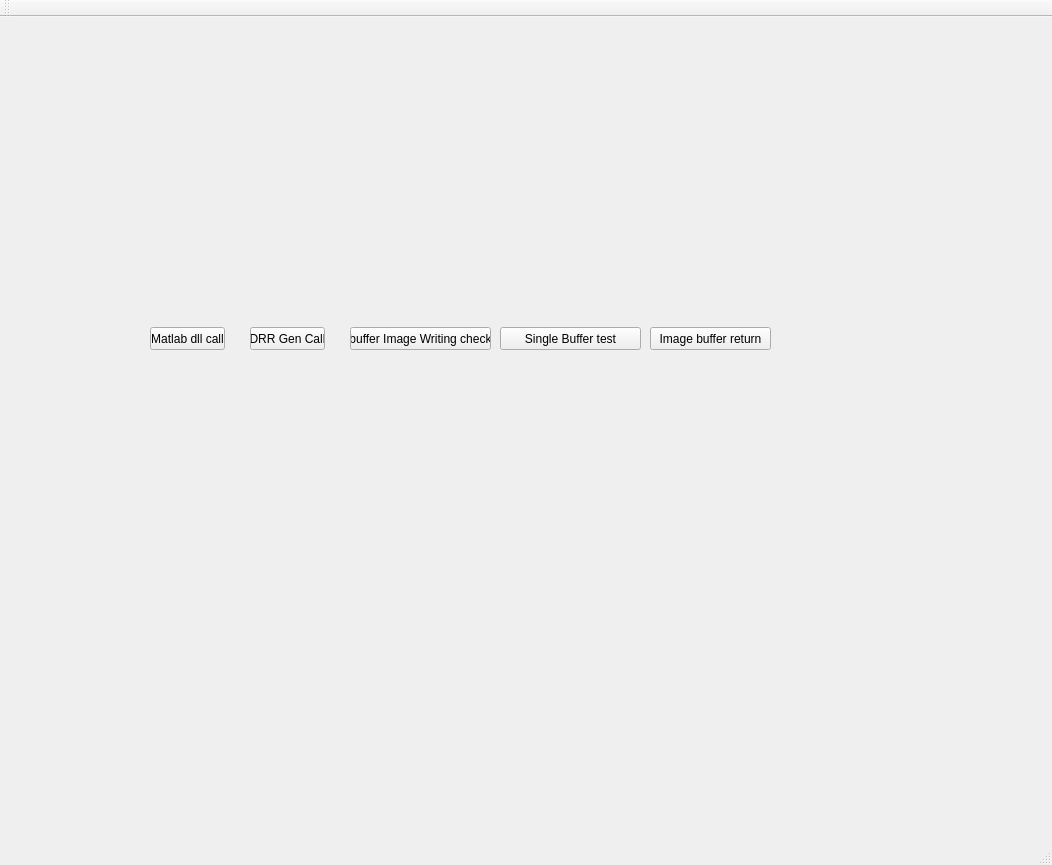
<?xml version="1.0" encoding="UTF-8"?>
<ui version="4.0">
 <class>MainWindow</class>
 <widget class="QMainWindow" name="MainWindow">
  <property name="geometry">
   <rect>
    <x>0</x>
    <y>0</y>
    <width>1052</width>
    <height>865</height>
   </rect>
  </property>
  <property name="windowTitle">
   <string>MainWindow</string>
  </property>
  <widget class="QWidget" name="centralWidget">
   <widget class="QPushButton" name="pushButton">
    <property name="geometry">
     <rect>
      <x>150</x>
      <y>310</y>
      <width>75</width>
      <height>23</height>
     </rect>
    </property>
    <property name="text">
     <string>Matlab dll call</string>
    </property>
   </widget>
   <widget class="QPushButton" name="pushButton_2">
    <property name="geometry">
     <rect>
      <x>250</x>
      <y>310</y>
      <width>75</width>
      <height>23</height>
     </rect>
    </property>
    <property name="text">
     <string>DRR Gen Call</string>
    </property>
   </widget>
   <widget class="QPushButton" name="bufffer_check">
    <property name="geometry">
     <rect>
      <x>350</x>
      <y>310</y>
      <width>141</width>
      <height>23</height>
     </rect>
    </property>
    <property name="text">
     <string>buffer Image Writing check</string>
    </property>
   </widget>
   <widget class="QPushButton" name="buffertest">
    <property name="geometry">
     <rect>
      <x>500</x>
      <y>310</y>
      <width>141</width>
      <height>23</height>
     </rect>
    </property>
    <property name="text">
     <string>Single Buffer test</string>
    </property>
   </widget>
   <widget class="QPushButton" name="ImageBuff_return">
    <property name="geometry">
     <rect>
      <x>650</x>
      <y>310</y>
      <width>121</width>
      <height>23</height>
     </rect>
    </property>
    <property name="text">
     <string>Image buffer return</string>
    </property>
   </widget>
  </widget>
  <widget class="QMenuBar" name="menuBar">
   <property name="geometry">
    <rect>
     <x>0</x>
     <y>0</y>
     <width>1052</width>
     <height>21</height>
    </rect>
   </property>
  </widget>
  <widget class="QToolBar" name="mainToolBar">
   <attribute name="toolBarArea">
    <enum>TopToolBarArea</enum>
   </attribute>
   <attribute name="toolBarBreak">
    <bool>false</bool>
   </attribute>
  </widget>
  <widget class="QStatusBar" name="statusBar"/>
 </widget>
 <layoutdefault spacing="6" margin="11"/>
 <resources/>
 <connections/>
</ui>
